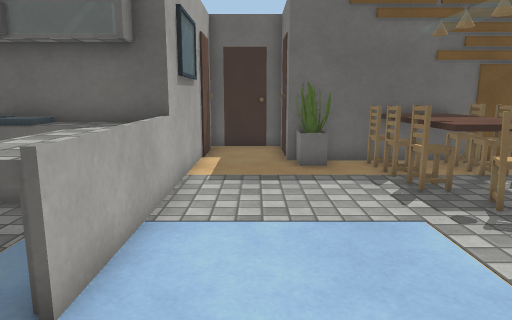
View 1 (above)

15 first-person views from a walk through a Unity game level. The camera is 1.2 m above the floor, tilts 10° down and sees 70° across. The floor is counted in squares, 0.5 m on a side. Each view is taken from the middle of a square. On the plan, view 1 faces up. The plan holds only what a view shows up to about 20 squares ahead; the rest is blank. Surface patterns are stand-ins for the level's own textures.

View 2
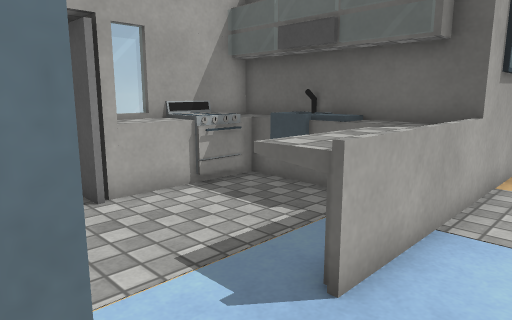

View 3
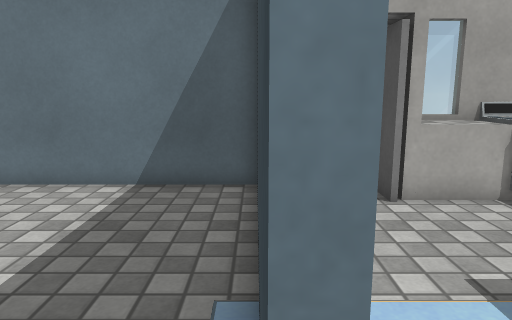

View 4
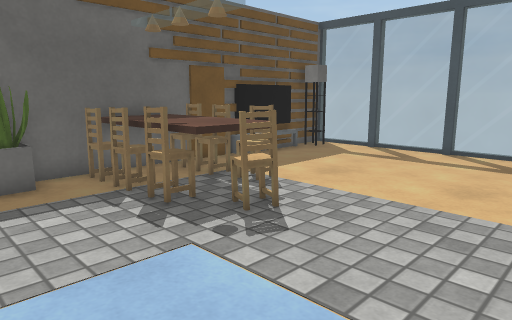

View 5
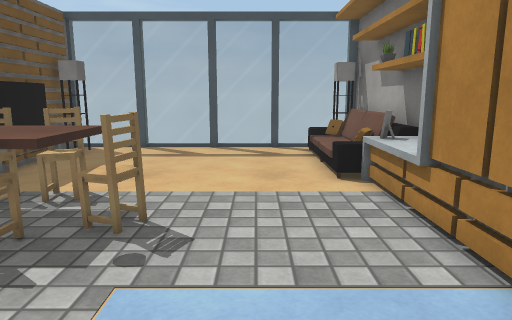

View 6
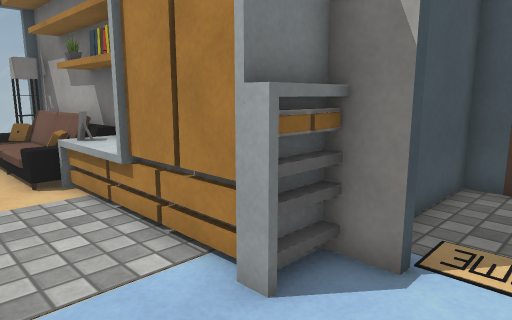

View 7
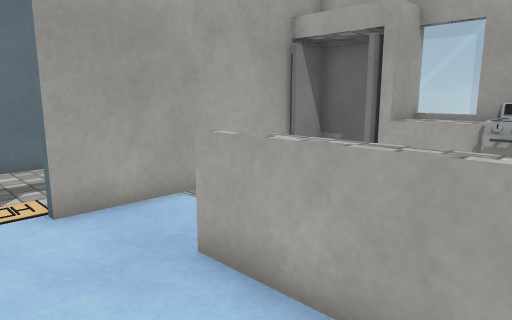

View 8
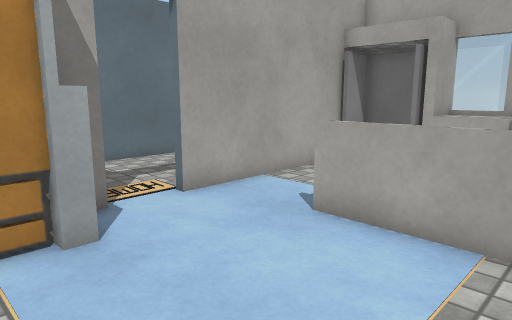

View 9
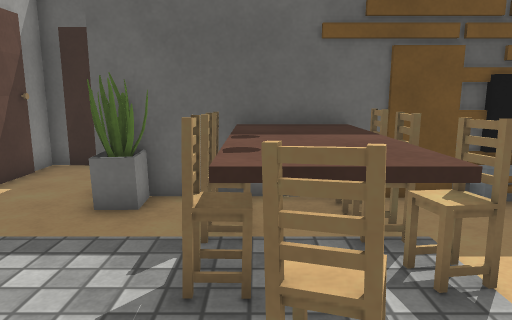

View 10
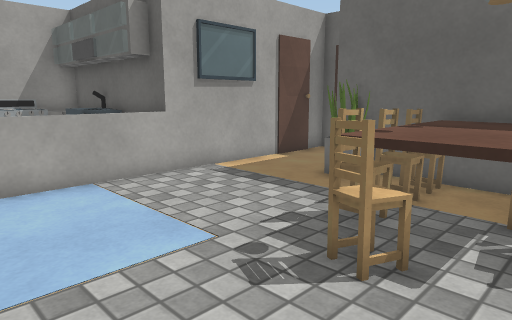

View 11
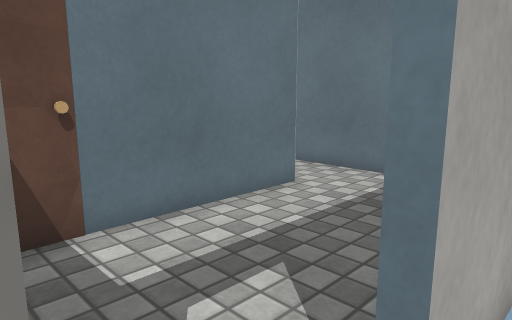

View 12
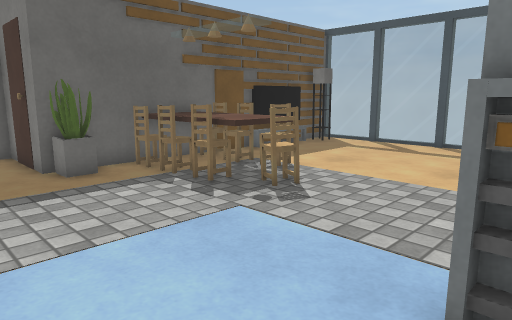

View 13
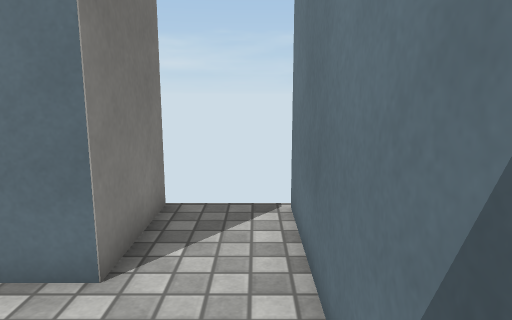

View 14
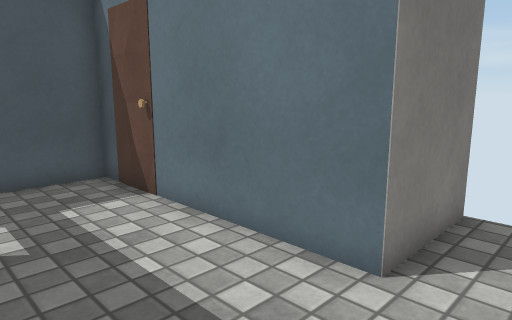

View 15
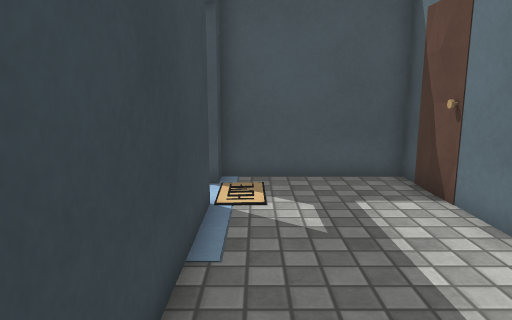

### Floor plan
Key: @ floor where view 1 was taken; # wall or solid block; x gap in a wall; . floor; = window, fence, low wall or low ledge; ^ raised ledge; O other object.
Columns run from 10 left of view 1 to 17 right of it. Each row starts with its distance up from view 1.
 17         #.##
 16         #..#
 15         #..#
 14         #..###########   ##
 13         #..###^^^^#########=
 12         #......^=^.......#==
 11         #.....=^=^=.......==
 10         #......^=^x.......==
  9 ########^......^=^#.......==
  8 #^=^===^^......==#........==
  7 #^^...^^^......=#.........#=
  6 #^^...^^^.................==
  5 ^^^...^^^.................==
  4 ^^^...^^^.................#=
  3  ##.......................==
  2 ## .........#####====OOO# #=
  1 ###.........## #######==###=
  0 #########.@##       ##### #
 -1 #...........#
 -2 #...........#
 -3 #...........#
 -4 #...........#
 -5 #..##########
 -6 #..##
 -7 #..#
 -8 #..#
 -9 ^  #

Where each view was taken, in squares from view 1:
view 1: 0 up, 0 right, facing up
view 2: 0 up, 0 right, facing up-left
view 3: 0 up, 0 right, facing left
view 4: 2 up, 0 right, facing up-right
view 5: 5 up, 1 left, facing right
view 6: 5 up, 1 left, facing down-right
view 7: 8 up, 1 right, facing down-left
view 8: 8 up, 4 right, facing down-left
view 9: 5 up, 5 right, facing up
view 10: 3 up, 8 right, facing up-left
view 11: 1 up, 1 right, facing down-left
view 12: 1 up, 2 left, facing up-right
view 13: 1 down, 9 left, facing down
view 14: 1 down, 9 left, facing down-right
view 15: 1 down, 9 left, facing right
